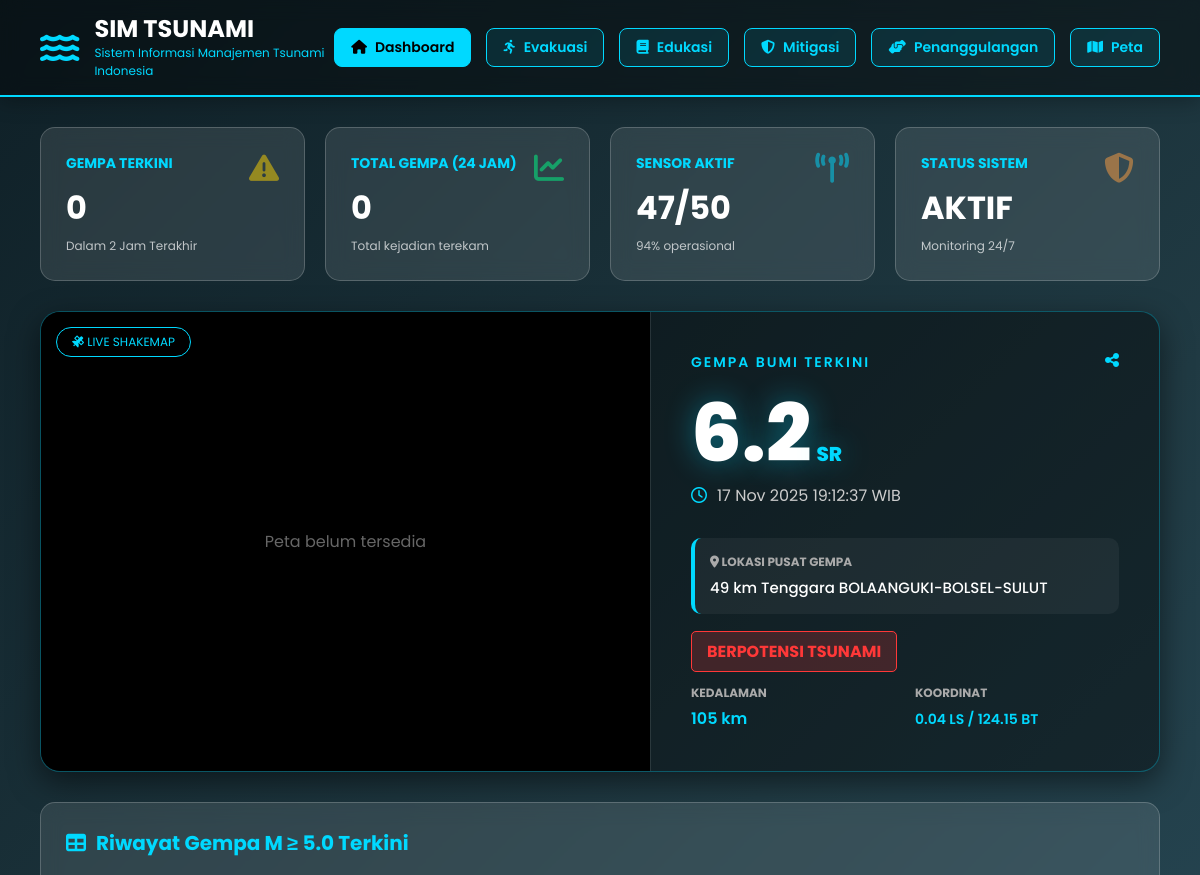
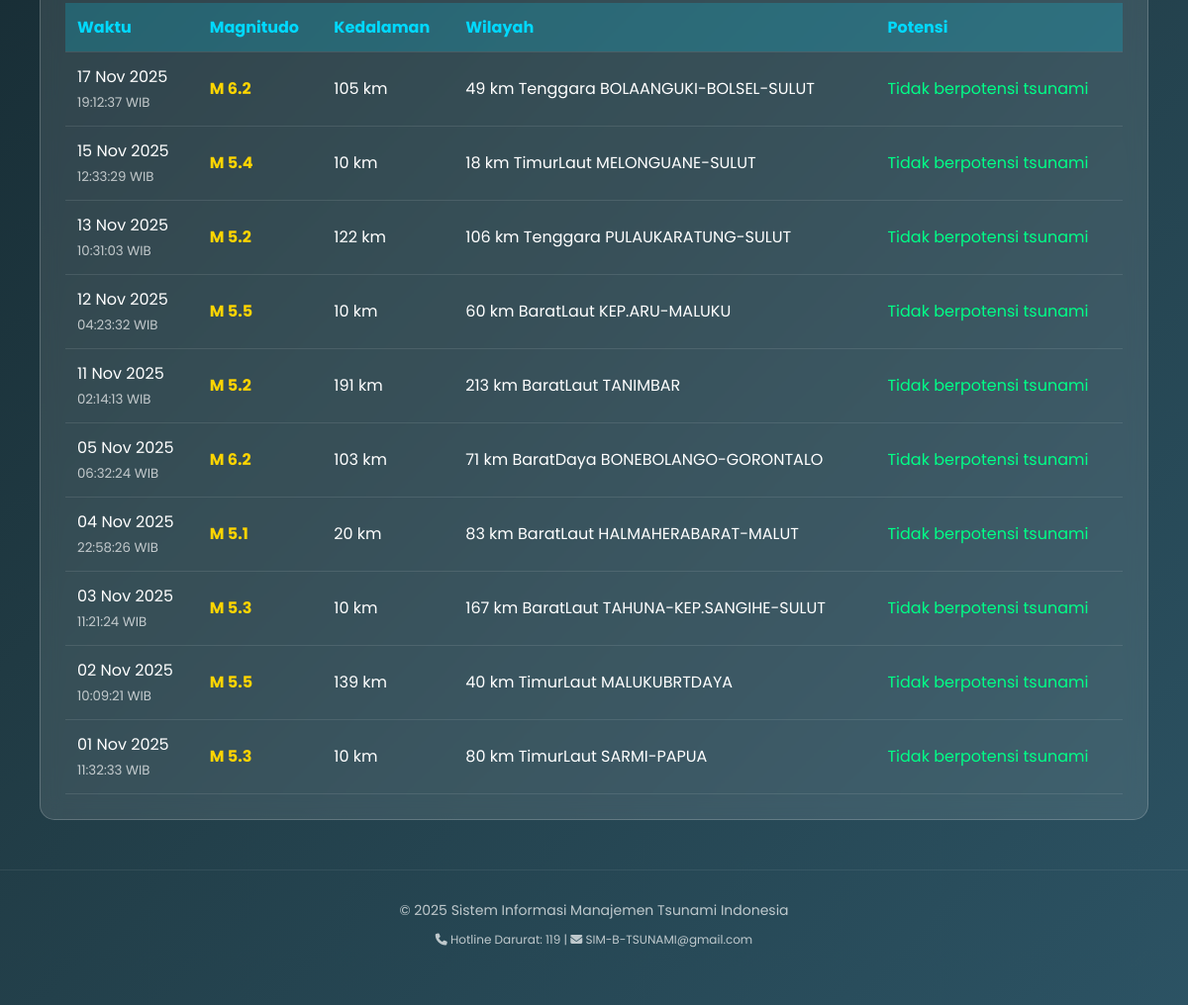
The app's page /home.php with its own data (2 pictures, top to bottom).
### tables this page shows
CREATE TABLE `data_gempa` (
  `id` int NOT NULL,
  `tanggal_jam` datetime NOT NULL,
  `tanggal_text` varchar(50) DEFAULT NULL,
  `jam_text` varchar(50) DEFAULT NULL,
  `magnitude` varchar(10) DEFAULT NULL,
  `kedalaman` varchar(50) DEFAULT NULL,
  `wilayah` text,
  `lintang` varchar(50) DEFAULT NULL,
  `bujur` varchar(50) DEFAULT NULL,
  `potensi` text,
  `dirasakan` text,
  `shakemap` varchar(255) DEFAULT NULL,
  `created_at` timestamp NOT NULL DEFAULT CURRENT_TIMESTAMP
);

### home.php (the view, shortened to what this page needs)
<?php
include 'koneksi.php';
$query_stat = mysqli_query($conn, "SELECT COUNT(*) as total FROM data_gempa WHERE tanggal_jam >= DATE_SUB(NOW(), INTERVAL 2 HOUR)");
$data_stat  = mysqli_fetch_assoc($query_stat);
$jumlah_gempa_baru = isset($data_stat['total']) ? $data_stat['total'] : 0;
$query_24h = mysqli_query($conn, "SELECT COUNT(*) as total FROM data_gempa WHERE tanggal_jam >= DATE_SUB(NOW(), INTERVAL 24 HOUR)");
$data_24h  = mysqli_fetch_assoc($query_24h);
$total_gempa_24h = isset($data_24h['total']) ? $data_24h['total'] : 0;
$q_latest = mysqli_query($conn, "SELECT * FROM data_gempa ORDER BY tanggal_jam DESC LIMIT 1");
$latest = mysqli_fetch_assoc($q_latest);
?>
<!DOCTYPE html>
<html lang="id">
<head>
    <link href="https://cdnjs.cloudflare.com/ajax/libs/font-awesome/6.4.0/css/all.min.css" rel="stylesheet">
</head>
<body>
    <div class="header">
        <div class="header-content">
            <div class="logo">
                <i class="fas fa-water"></i>
                <div>
                    <h1>SIM TSUNAMI</h1>
                    <p>Sistem Informasi Manajemen Tsunami Indonesia</p>
                </div>
            </div>
            <div class="nav-menu">
                <a href="home.php" class="nav-btn active"><i class="fas fa-home"></i> Dashboard</a>
                <a href="evakuasi.html" class="nav-btn"><i class="fas fa-running"></i> Evakuasi</a>
                <a href="education.html" class="nav-btn"><i class="fas fa-book"></i> Edukasi</a>
                <a href="mitigasi.html" class="nav-btn"><i class="fas fa-shield-alt"></i> Mitigasi</a>
                <a href="penanggulangan.html" class="nav-btn"><i class="fas fa-hands-helping"></i> Penanggulangan</a>
                <a href="peta.php" class="nav-btn"><i class="fas fa-map"></i> Peta</a>
            </div>
        </div>
    </div>
    <div class="container">
        <div class="stats-grid">
            <div class="stat-card">
                <i class="fas fa-exclamation-triangle" style="color: #ffd500;"></i>
                <h3>Gempa Terkini</h3>
                <div class="value"><?php echo $jumlah_gempa_baru; ?></div>
                <div class="change">Dalam 2 Jam Terakhir</div>
            </div>
            <div class="stat-card">
                <i class="fas fa-chart-line" style="color: #00ff88;"></i>
                <h3>Total Gempa (24 Jam)</h3>
                <div class="value"><?php echo $total_gempa_24h; ?></div>
                <div class="change">Total kejadian terekam</div>
            </div>
            <div class="stat-card">
                <i class="fas fa-broadcast-tower" style="color: #00d9ff;"></i>
                <h3>Sensor Aktif</h3>
                <div class="value" id="sensor-aktif">47/50</div>
                <div class="change">94% operasional</div>
            </div>
            <div class="stat-card">
                <i class="fas fa-shield-alt" style="color: #ff9f43;"></i>
                <h3>Status Sistem</h3>
                <div class="value" id="system-status">AKTIF</div>
                <div class="change">Monitoring 24/7</div>
            </div>
        </div>
        <div class="hero-card">
            <div class="hero-map">
                <div class="map-badge"><i class="fas fa-satellite"></i> LIVE SHAKEMAP</div>
                <?php if (!empty($latest['shakemap'])): ?>
                    <img src="https://data.bmkg.go.id/DataMKG/TEWS/<?php echo $latest['shakemap']; ?>"
                         alt="Peta Guncangan"
                         onerror="this.src='https://via.placeholder.com/600x400?text=Peta+Belum+Tersedia';">
                <?php else: ?>
                    <div style="color: #666;">Peta belum tersedia</div>
                <?php endif; ?>
            </div>
            <div class="hero-info">
                <div class="hero-header">
                    <div class="hero-title">GEMPA BUMI TERKINI</div>
                    <i class="fas fa-share-alt" style="color: #00d9ff; cursor: pointer;"></i>
                </div>
                <div class="mag-display">
                    <?php echo $latest['magnitude']; ?><span class="mag-label">SR</span>
                </div>
                <div class="date-display">
                    <i class="far fa-clock" style="color: #00d9ff;"></i>
                    <?php echo $latest['tanggal_text'] . ' ' . $latest['jam_text']; ?>
                </div>
                <div class="location-box">
                    <h4><i class="fas fa-map-marker-alt"></i> LOKASI PUSAT GEMPA</h4>
                    <p><?php echo $latest['wilayah']; ?></p>
                </div>
                <div style="margin-bottom: 20px;">
                    <?php
                    if (stripos($latest['potensi'], 'TSUNAMI') !== false) {
                        echo '<span style="background: rgba(255, 56, 56, 0.2); color: #ff3838; padding: 8px 15px; border-radius: 5px; border: 1px solid #ff3838; font-weight: bold;">BERPOTENSI TSUNAMI</span>';
                    } else {
                        echo '<span style="background: rgba(0, 255, 136, 0.2); color: #00ff88; padding: 8px 15px; border-radius: 5px; border: 1px solid #00ff88; font-weight: bold;">TIDAK BERPOTENSI TSUNAMI</span>';
                    }
                    ?>
                </div>
                <div class="detail-grid">
                    <div class="d-item">
                        <h5>KEDALAMAN</h5>
                        <span><?php echo $latest['kedalaman']; ?></span>
                    </div>
                    <div class="d-item">
                        <h5>KOORDINAT</h5>
                        <span style="font-size: 14px;"><?php echo $latest['lintang'] . ' / ' . $latest['bujur']; ?></span>
                    </div>
                </div>
            </div>
        </div>
        <div class="panel">
            <h2><i class="fas fa-table"></i> Riwayat Gempa M ≥ 5.0 Terkini</h2>
            <div class="data-table">
                <table>
                    <thead>
                        <tr>
                            <th>Waktu</th>
                            <th>Magnitudo</th>
                            <th>Kedalaman</th>
                            <th>Wilayah</th>
                            <th>Potensi</th>
                        </tr>
                    </thead>
                    <tbody>
                        <?php
                        $query_gempa = mysqli_query($conn, "SELECT * FROM data_gempa WHERE magnitude >= 5.0 ORDER BY tanggal_jam DESC LIMIT 10");
                        if (mysqli_num_rows($query_gempa) > 0) {
                            while ($row = mysqli_fetch_assoc($query_gempa)) {
                                $potensi_tabel = $row['potensi'];
                                $warna_potensi = "#fff";
                                if (stripos($potensi_tabel, 'tidak berpotensi') !== false) {
                                    $warna_potensi = "#00ff88";
                                } elseif (stripos($potensi_tabel, 'tsunami') !== false) {
                                    $warna_potensi = "#ff3838";
                                }
                                echo "<tr>";
                                echo "<td>" . $row['tanggal_text'] . "<br><small style='opacity:0.7'>" . $row['jam_text'] . "</small></td>";
                                echo "<td><strong style='color: #ffd500; font-size:16px;'>M " . $row['magnitude'] . "</strong></td>";
                                echo "<td>" . $row['kedalaman'] . "</td>";
                                echo "<td>" . $row['wilayah'] . "</td>";
                                echo "<td style='color: $warna_potensi;'>" . $potensi_tabel . "</td>";
                                echo "</tr>";
                            }
                        } else {
                            echo "<tr><td colspan='5' style='text-align:center; padding:20px;'>Database kosong. Klik tombol sinkronisasi.</td></tr>";
                        }
                        ?>
                    </tbody>
                </table>
            </div>
        </div>
    </div>
    <div class="footer">
        <p>&copy; 2025 Sistem Informasi Manajemen Tsunami Indonesia</p>
        <p style="margin-top: 10px; font-size: 12px;">
            <i class="fas fa-phone"></i> Hotline Darurat: 119 |
            <i class="fas fa-envelope"></i> SIM-B-TSUNAMI@gmail.com
        </p>
    </div>
</body>
</html>

### home.php (style rules this page uses)
* { margin: 0; padding: 0; box-sizing: border-box; }
body { font-family: 'Poppins', sans-serif; background: linear-gradient(135deg, #0f2027 0%, #203a43 50%, #2c5364 100%); color: #fff; min-height: 100vh; padding-bottom: 50px; }
.header { background: rgba(0, 0, 0, 0.4); backdrop-filter: blur(10px); padding: 15px 40px; box-shadow: 0 4px 20px rgba(0, 0, 0, 0.3); border-bottom: 2px solid #00d9ff; position: sticky; top: 0; z-index: 1000; }
.header-content { display: flex; justify-content: space-between; align-items: center; max-width: 1400px; margin: 0 auto; }
.logo { display: flex; align-items: center; gap: 15px; }
.logo i { font-size: 35px; color: #00d9ff; animation: wave 2s ease-in-out infinite; }
.logo h1 { font-size: 24px; font-weight: 700; line-height: 1.2; }
.logo p { font-size: 12px; color: #00d9ff; margin-top: 0; }
.nav-menu { display: flex; gap: 15px; }
.nav-btn { background: rgba(0, 217, 255, 0.1); color: #00d9ff; border: 1px solid #00d9ff; padding: 8px 16px; border-radius: 8px; cursor: pointer; transition: all 0.3s; font-weight: 600; font-size: 14px; text-decoration: none; display: flex; align-items: center; gap: 8px; }
.nav-btn:hover, .nav-btn.active { background: #00d9ff; color: #000; }
.container { max-width: 1400px; margin: 30px auto; padding: 0 40px; }
.stats-grid { display: grid; grid-template-columns: repeat(auto-fit, minmax(250px, 1fr)); gap: 20px; margin-bottom: 30px; }
.stat-card { background: rgba(255, 255, 255, 0.1); backdrop-filter: blur(10px); padding: 25px; border-radius: 15px; border: 1px solid rgba(255, 255, 255, 0.2); transition: transform 0.3s; }
.stat-card h3 { font-size: 14px; color: #00d9ff; text-transform: uppercase; margin-bottom: 10px; }
.stat-card .value { font-size: 32px; font-weight: 700; }
.stat-card i { font-size: 30px; float: right; opacity: 0.5; }
.stat-card .change { font-size: 12px; opacity: 0.7; margin-top: 5px; }
.hero-card { background: rgba(0, 0, 0, 0.4); border: 1px solid rgba(0, 217, 255, 0.3); border-radius: 20px; overflow: hidden; display: flex; flex-wrap: wrap; box-shadow: 0 10px 30px rgba(0,0,0,0.5); margin-bottom: 30px; }
.hero-map { flex: 1 1 500px; background: #000; position: relative; min-height: 400px; display: flex; align-items: center; justify-content: center; overflow: hidden; }
.map-badge { position: absolute; top: 15px; left: 15px; background: rgba(0,0,0,0.7); color: #00d9ff; padding: 5px 15px; border-radius: 50px; font-size: 12px; border: 1px solid #00d9ff; }
.hero-info { flex: 1 1 400px; padding: 40px; display: flex; flex-direction: column; justify-content: center; border-left: 1px solid rgba(255,255,255,0.1); }
.hero-header { display: flex; justify-content: space-between; margin-bottom: 20px; }
.hero-title { color: #00d9ff; letter-spacing: 2px; font-size: 14px; font-weight: 600; }
.mag-display { font-size: 80px; font-weight: 800; line-height: 1; color: #fff; margin-bottom: 10px; text-shadow: 0 0 30px rgba(0, 217, 255, 0.4); }
.mag-label { font-size: 20px; color: #00d9ff; margin-left: 5px; }
.date-display { font-size: 16px; color: #ccc; margin-bottom: 30px; display: flex; align-items: center; gap: 10px; }
.location-box { background: rgba(255, 255, 255, 0.05); padding: 15px; border-radius: 10px; margin-bottom: 25px; border-left: 4px solid #00d9ff; }
.location-box h4 { font-size: 12px; color: #aaa; margin-bottom: 5px; }
.location-box p { font-size: 15px; font-weight: 500; color: #fff; }
.detail-grid { display: grid; grid-template-columns: 1fr 1fr; gap: 20px; }
.d-item h5 { font-size: 12px; color: #aaa; margin-bottom: 4px; }
.d-item span { font-size: 16px; font-weight: 600; color: #00d9ff; }
.panel { background: rgba(255, 255, 255, 0.1); backdrop-filter: blur(10px); padding: 25px; border-radius: 15px; border: 1px solid rgba(255, 255, 255, 0.2); }
.panel h2 { font-size: 20px; color: #00d9ff; margin-bottom: 20px; display: flex; align-items: center; gap: 10px; }
.data-table { width: 100%; overflow-x: auto; }
table { width: 100%; border-collapse: collapse; }
th, td { padding: 12px; text-align: left; border-bottom: 1px solid rgba(255, 255, 255, 0.1); }
th { background: rgba(0, 217, 255, 0.2); color: #00d9ff; }
.footer { text-align: center; padding: 30px; opacity: 0.7; font-size: 14px; margin-top: 50px; border-top: 1px solid rgba(255, 255, 255, 0.1); }

### records on screen
data_gempa: magnitude "6.2", tanggal_text "17 Nov 2025", jam_text "19:12:37 WIB", wilayah "49 km Tenggara BOLAANGUKI-BOLSEL-SULUT", kedalaman "105 km", lintang "0.04 LS", bujur "124.15 BT", potensi "Tidak berpotensi tsunami"
data_gempa: tanggal_text "15 Nov 2025", jam_text "12:33:29 WIB", magnitude "5.4", kedalaman "10 km", wilayah "18 km TimurLaut MELONGUANE-SULUT", potensi "Tidak berpotensi tsunami"
data_gempa: tanggal_text "13 Nov 2025", jam_text "10:31:03 WIB", magnitude "5.2", kedalaman "122 km", wilayah "106 km Tenggara PULAUKARATUNG-SULUT", potensi "Tidak berpotensi tsunami"
data_gempa: tanggal_text "12 Nov 2025", jam_text "04:23:32 WIB", magnitude "5.5", kedalaman "10 km", wilayah "60 km BaratLaut KEP.ARU-MALUKU", potensi "Tidak berpotensi tsunami"
data_gempa: tanggal_text "11 Nov 2025", jam_text "02:14:13 WIB", magnitude "5.2", kedalaman "191 km", wilayah "213 km BaratLaut TANIMBAR", potensi "Tidak berpotensi tsunami"
data_gempa: tanggal_text "05 Nov 2025", jam_text "06:32:24 WIB", magnitude "6.2", kedalaman "103 km", wilayah "71 km BaratDaya BONEBOLANGO-GORONTALO", potensi "Tidak berpotensi tsunami"
data_gempa: tanggal_text "04 Nov 2025", jam_text "22:58:26 WIB", magnitude "5.1", kedalaman "20 km", wilayah "83 km BaratLaut HALMAHERABARAT-MALUT", potensi "Tidak berpotensi tsunami"
data_gempa: tanggal_text "03 Nov 2025", jam_text "11:21:24 WIB", magnitude "5.3", kedalaman "10 km", wilayah "167 km BaratLaut TAHUNA-KEP.SANGIHE-SULUT", potensi "Tidak berpotensi tsunami"
data_gempa: tanggal_text "02 Nov 2025", jam_text "10:09:21 WIB", magnitude "5.5", kedalaman "139 km", wilayah "40 km TimurLaut MALUKUBRTDAYA", potensi "Tidak berpotensi tsunami"
data_gempa: tanggal_text "01 Nov 2025", jam_text "11:32:33 WIB", magnitude "5.3", kedalaman "10 km", wilayah "80 km TimurLaut SARMI-PAPUA", potensi "Tidak berpotensi tsunami"

### other values on screen
$jumlah_gempa_baru "0"
$total_gempa_24h "0"
